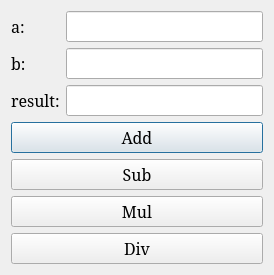
<?xml version="1.0" encoding="UTF-8"?>
<ui version="4.0">
 <class>Dialog</class>
 <widget class="QDialog" name="Dialog">
  <property name="geometry">
   <rect>
    <x>0</x>
    <y>0</y>
    <width>274</width>
    <height>234</height>
   </rect>
  </property>
  <property name="font">
   <font>
    <family>Garamond</family>
    <pointsize>12</pointsize>
   </font>
  </property>
  <property name="windowTitle">
   <string>QtCalculator</string>
  </property>
  <layout class="QVBoxLayout" name="verticalLayout">
   <item>
    <layout class="QGridLayout" name="gridLayout">
     <item row="2" column="1">
      <widget class="QLineEdit" name="leResult">
       <property name="readOnly">
        <bool>true</bool>
       </property>
      </widget>
     </item>
     <item row="2" column="0">
      <widget class="QLabel" name="label_3">
       <property name="text">
        <string>result:</string>
       </property>
      </widget>
     </item>
     <item row="1" column="0">
      <widget class="QLabel" name="label_2">
       <property name="text">
        <string>b:</string>
       </property>
      </widget>
     </item>
     <item row="0" column="0">
      <widget class="QLabel" name="label">
       <property name="text">
        <string>a:</string>
       </property>
      </widget>
     </item>
     <item row="1" column="1">
      <widget class="QLineEdit" name="leB"/>
     </item>
     <item row="0" column="1">
      <widget class="QLineEdit" name="leA"/>
     </item>
    </layout>
   </item>
   <item>
    <widget class="QPushButton" name="btnAdd">
     <property name="text">
      <string>Add</string>
     </property>
    </widget>
   </item>
   <item>
    <widget class="QPushButton" name="btnSub">
     <property name="text">
      <string>Sub</string>
     </property>
    </widget>
   </item>
   <item>
    <widget class="QPushButton" name="btnMul">
     <property name="text">
      <string>Mul</string>
     </property>
    </widget>
   </item>
   <item>
    <widget class="QPushButton" name="btnDiv">
     <property name="text">
      <string>Div</string>
     </property>
    </widget>
   </item>
  </layout>
 </widget>
 <layoutdefault spacing="6" margin="11"/>
 <resources/>
 <connections/>
</ui>
